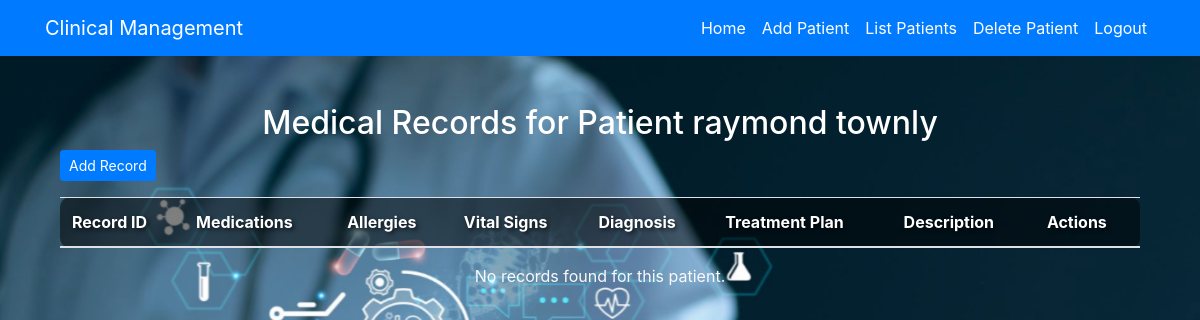
The page /medical_records/1 (signed in) on the database as committed earlier.
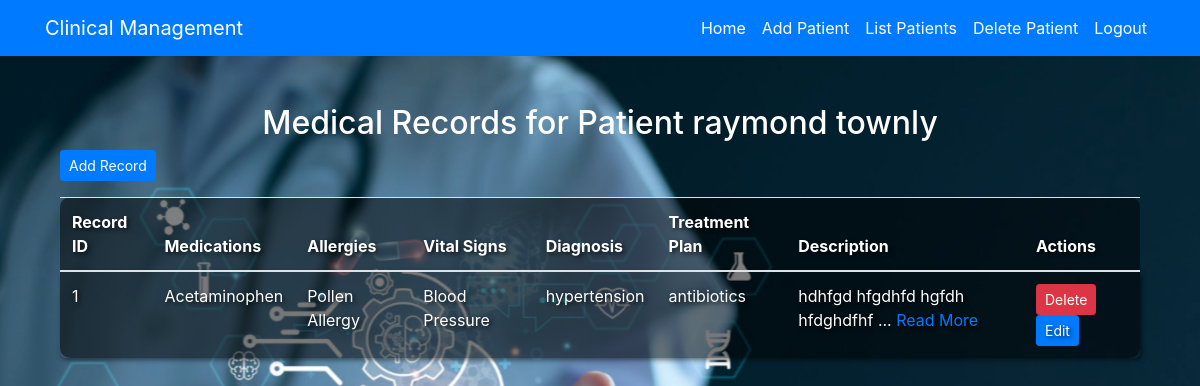
The same page on the database as committed later.
### app.py (models this page shows, shortened)
class Patient(db.Model):
    __tablename__ = 'patients'
    id = db.Column(db.Integer, primary_key=True)
    name = db.Column(db.Text, nullable=False)
    gender = db.Column(db.String(50), nullable=False)
    blood_type = db.Column(db.String(50), nullable=False)
    birth_date = db.Column(db.Date, nullable=False, default='2000-01-01')
    doctor_id = db.Column(db.Integer, db.ForeignKey('doctors.id'))
    medical_records = db.relationship('MedicalRecord', backref='patient', lazy=True)

class MedicalRecord(db.Model):
    __tablename__ = 'medical_records'
    id = db.Column(db.Integer, primary_key=True)
    patient_id = db.Column(db.Integer, db.ForeignKey('patients.id'), nullable=False)
    medications = db.Column(db.Text, nullable=True)
    allergies = db.Column(db.Text, nullable=True)
    vital_signs = db.Column(db.Text, nullable=True)
    diagnosis = db.Column(db.Text, nullable=True)
    treatment_plan = db.Column(db.Text, nullable=True)
    description = db.Column(db.Text, nullable=True)

### app.py (the view)
@app.route('/medical_records/<int:patient_id>')
@login_required
def medical_records(patient_id):
    patient = Patient.query.filter_by(id=patient_id, doctor_id=current_user.id).first()
    if not patient:
        flash("Unauthorized access or patient not found.", "danger")
        return redirect(url_for('list_patients'))
    records = MedicalRecord.query.filter_by(patient_id=patient_id).all()
    return render_template('medical_records.html', patient=patient, medical_records=records)

### app.py (called while the page is built)
@login_manager.user_loader
def load_user(user_id):
    return Doctor.query.get(user_id)

### templates/medical_records.html (shortened to what this page needs)
{% extends "base.html" %}
{% block content %}
<div class="container mt-5">
    <h2 class="text-center" style="color: white;">Medical Records for Patient {{ patient.name }}</h2>
    <div class="text-end mb-3">
        <a href="{{ url_for('add_record', patient_id=patient.id) }}" class="btn btn-primary btn-sm">Add Record</a>
    </div>
    <table class="table table-striped mt-3">
        <thead>
            <tr>
                <th style="color: white;">Record ID</th>
                <th style="color: white;">Medications</th>
                <th style="color: white;">Allergies</th>
                <th style="color: white;">Vital Signs</th>
                <th style="color: white;">Diagnosis</th>
                <th style="color: white;">Treatment Plan</th>
                <th style="color: white;">Description</th>
                <th style="color: white;">Actions</th>
            </tr>
        </thead>
        <tbody>
            {% for record in medical_records %}
            <tr>
                <td>{{ record.id }}</td>
                <td>{{ record.medications }}</td>
                <td>{{ record.allergies }}</td>
                <td>{{ record.vital_signs }}</td>
                <td>{{ record.diagnosis }}</td>
                <td>{{ record.treatment_plan }}</td>
                <td class="description">
                    {{ record.description[:50] }}...
                    <a href="{{ url_for('view_record', record_id=record.id) }}" class="text-primary">Read More</a>
                </td>
                                <td>
                    <form method="POST" action="{{ url_for('delete_record', record_id=record.id) }}" style="display: inline;">
                        <button type="submit" class="btn btn-danger btn-sm">Delete</button>
                    </form>
                    <a href="{{ url_for('edit_record', record_id=record.id) }}" class="btn btn-primary btn-sm">Edit</a>
                </td>
            </tr>
            {% endfor %}
        </tbody>
    </table>
    {% if not medical_records %}
        <p class="text-center" style="color: rgb(251, 249, 249);">No records found for this patient.</p>
    {% endif %}
</div>
{% endblock %}

### templates/base.html (shortened to what this page needs)
<!DOCTYPE html>
<html lang="en">
<head>
    <link rel="stylesheet" href="https://stackpath.bootstrapcdn.com/bootstrap/4.5.2/css/bootstrap.min.css">
</head>
<body>
    <nav class="navbar navbar-expand-lg navbar-light bg-primary">
        <div class="container">
            <a class="navbar-brand text-white" href="{{ url_for('index') }}">Clinical Management</a>
            <div class="collapse navbar-collapse" id="navbarNav">
                <ul class="navbar-nav ml-auto">
                    <li class="nav-item"><a class="nav-link text-white" href="{{ url_for('index') }}">Home</a></li>
                    {% if current_user.is_authenticated %}
                        <li class="nav-item"><a class="nav-link text-white" href="{{ url_for('add_patient') }}">Add Patient</a></li>
                        <li class="nav-item"><a class="nav-link text-white" href="{{ url_for('list_patients') }}">List Patients</a></li>
                        <li class="nav-item"><a class="nav-link text-white" href="{{ url_for('delete_patient') }}">Delete Patient</a></li>
                        <li class="nav-item"><a class="nav-link text-white" href="{{ url_for('logout') }}">Logout</a></li>
                    {% else %}
                        <li class="nav-item"><a class="nav-link text-white" href="{{ url_for('login') }}">Login</a></li>
                        <li class="nav-item"><a class="nav-link text-white" href="{{ url_for('register') }}">Register</a></li>
                    {% endif %}
                </ul>
            </div>
        </div>
    </nav>
    <div class="container mt-4">
        {% block content %}
        {% endblock %}
    </div>
</body>
</html>

### templates/medical_records.html (style rules this page uses)
table { background-color: rgba(0, 0, 0, 0.5); border-radius: 10px; padding: 10px; }
th, td { color: white; text-shadow: 2px 2px 4px rgba(0, 0, 0, 0.7); padding: 10px; vertical-align: middle; }
tbody tr { background-color: rgba(255, 255, 255, 0.1); box-shadow: 2px 2px 5px rgba(0, 0, 0, 0.5); border-radius: 5px; }
td.description { max-width: 300px; word-wrap: break-word; white-space: normal; }

Rows that differ between the two databases and show on the page:
added MedicalRecord: id "1", medications "Acetaminophen", allergies "Pollen Allergy", vital_signs "Blood Pressure", diagnosis "hypertension", treatment_plan "antibiotics", description "hdhfgd hfgdhfd hgfdh hfdghdfhf"
Other text that changed with them:
text no longer shown: "No records found for this patient."
